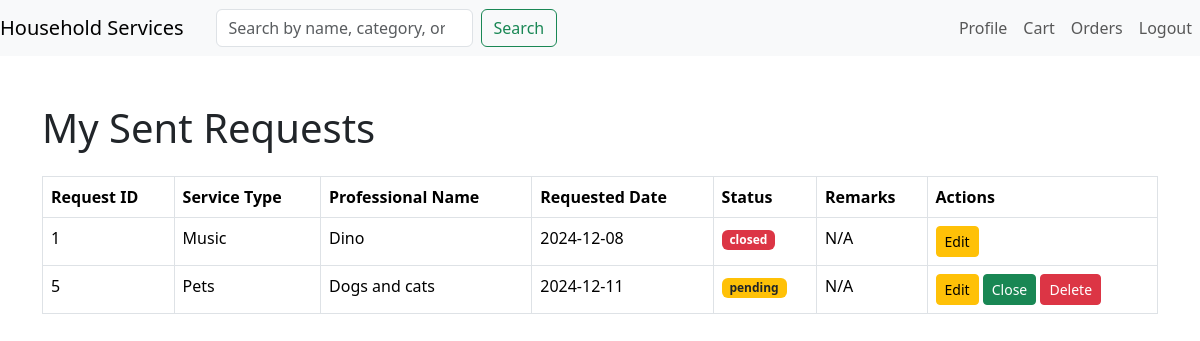
/customer_sent_requests (signed in), run on the app's committed database.
### models.py (models this page shows, shortened)
class ServiceRequest(db.Model):
    id = db.Column(db.Integer, primary_key=True)
    customer_name = db.Column(db.String(100), nullable=False)
    service_type = db.Column(db.String(100), nullable=False)
    requested_date = db.Column(db.Date, default=datetime.utcnow)
    status = db.Column(db.String(20), default='pending')  # pending, approved, rejected
    customer_id = db.Column(db.Integer, db.ForeignKey('customer.id'), nullable=False)
    service_id = db.Column(db.Integer, db.ForeignKey('service.id'), nullable=True)
    professional_id = db.Column(db.Integer, db.ForeignKey('professional.id'), nullable=True)
    remarks = db.Column(db.String(500), nullable=True)
    customer = db.relationship('Customer', backref='service_requests')
    service = db.relationship('Service', backref='service_requests')
    professionals = db.relationship('Professional', backref='service_requests', lazy=True)

class Professional(db.Model):
    id = db.Column(db.Integer, primary_key=True)
    name = db.Column(db.String(84), nullable=False)
    Email_id = db.Column(db.String(32), unique=True, nullable=False)
    passhash = db.Column(db.String(128), nullable=False)
    description = db.Column(db.String(128), nullable=True)
    service_type = db.Column(db.String(128))
    address = db.Column(db.String(32))
    Pin_Code = db.Column(db.String(8))
    experience = db.Column(db.String(8))
    category_id = db.Column(db.Integer, db.ForeignKey('category.id'), nullable=False)
    status = db.Column(db.String(16), nullable=False, default='pending')
    role = db.Column(db.String(16), nullable=False, default='service_professional')
    category = db.relationship('Category', backref='professionals', lazy=True)
    date_created = db.Column(db.DateTime, nullable=False, default=datetime.utcnow)
    document = db.Column(db.String(256), nullable=True)  # New column to store document path

### routes.py (the view)
@app.route('/customer_sent_requests', methods=['GET', 'POST'])
def customer_sent_requests():
    user_id = session.get('user_id')
    if not user_id:
        flash("Please log in to view your sent requests.", "error")
        return redirect(url_for('login'))
    customer = Customer.query.get(user_id)
    if not customer:
        flash("Invalid customer!", "error")
        return redirect(url_for('home'))
    sent_requests = ServiceRequest.query.filter_by(customer_id=user_id).join(Professional, isouter=True).all()
    user = Customer.query.get(session['user_id'])
    for req in sent_requests:
        print(req.id, req.professionals)
    return render_template('customer_sent_request.html', customer=customer, sent_requests=sent_requests, user=user)

### templates/customer_sent_request.html (shortened to what this page needs)
{% extends 'layout.html' %}
{% block content %}
<div class="container mt-5">
    <h1 class="mb-4">My Sent Requests</h1>
    {% if sent_requests %}
    <table class="table table-bordered">
        <thead>
            <tr>
                <th>Request ID</th>
                <th>Service Type</th>
                <th>Professional Name</th>
                <th>Requested Date</th>
                <th>Status</th>
                <th>Remarks</th>
                <th>Actions</th>
            </tr>
        </thead>
        <tbody>
            {% for request in sent_requests %}
            <tr>
                <td>{{ request.id }}</td>
                <td>{{ request.service_type }}</td>
                <td>
                    {% if request.professionals %}
                    {{ request.professionals.name }}
                    {% else %}
                    Not Assigned
                    {% endif %}
                </td>
                <td>{{ request.requested_date.strftime('%Y-%m-%d') }}</td>
                <td>
                    {% if request.status == 'pending' %}
                    <span class="badge bg-warning text-dark">{{ request.status }}</span>
                    {% elif request.status == 'approved' %}
                    <span class="badge bg-success">{{ request.status }}</span>
                    {% else %}
                    <span class="badge bg-danger">{{ request.status }}</span>
                    {% endif %}
                </td>
                <td>{{ request.remarks if request.remarks else 'N/A' }}</td>
                <td>
                    <a href="{{ url_for('edit_Cservice_request', request_id=request.id) }}" class="btn btn-warning btn-sm">Edit</a>
                    {% if request.status != 'closed' %}
                    <form method="POST" action="{{ url_for('close_service_request', request_id=request.id) }}" style="display:inline;">
                        <button type="submit" class="btn btn-success btn-sm" onclick="return confirm('Are you sure you want to close this request?')">Close</button>
                    </form>
                    <form method="POST" action="{{ url_for('delete_service_request', request_id=request.id) }}" style="display:inline;">
                        <button type="submit" class="btn btn-danger btn-sm" onclick="return confirm('Are you sure you want to delete this request?')">Delete</button>
                    </form>
                    {% endif %}
                </td>
            </tr>
            {% endfor %}
        </tbody>
    </table>
    {% else %}
    <p class="alert alert-info">You have not sent any requests yet.</p>
    {% endif %}
</div>
{% endblock %}

### data on the page
ServiceRequest: id "1", service_type "Music", professionals.name "Dino", requested_date "2024-12-08", status "closed", remarks "N/A"
ServiceRequest: id "5", service_type "Pets", professionals.name "Dogs and cats", requested_date "2024-12-11", status "pending", remarks "N/A"
